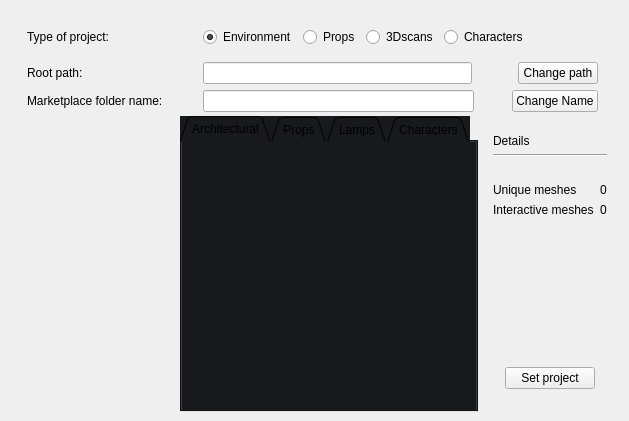
<?xml version="1.0" encoding="UTF-8"?>
<ui version="4.0">
 <class>arType</class>
 <widget class="QWidget" name="arType">
  <property name="geometry">
   <rect>
    <x>0</x>
    <y>0</y>
    <width>629</width>
    <height>421</height>
   </rect>
  </property>
  <property name="sizePolicy">
   <sizepolicy hsizetype="Preferred" vsizetype="Preferred">
    <horstretch>0</horstretch>
    <verstretch>0</verstretch>
   </sizepolicy>
  </property>
  <property name="windowTitle">
   <string>Pixels and Crafts Pipeline</string>
  </property>
  <property name="styleSheet">
   <string notr="true"/>
  </property>
  <layout class="QVBoxLayout" name="verticalLayout">
   <property name="leftMargin">
    <number>0</number>
   </property>
   <property name="topMargin">
    <number>0</number>
   </property>
   <property name="rightMargin">
    <number>4</number>
   </property>
   <property name="bottomMargin">
    <number>0</number>
   </property>
   <item>
    <widget class="QWidget" name="wgMain" native="true">
     <property name="sizePolicy">
      <sizepolicy hsizetype="Preferred" vsizetype="Expanding">
       <horstretch>0</horstretch>
       <verstretch>0</verstretch>
      </sizepolicy>
     </property>
     <property name="minimumSize">
      <size>
       <width>0</width>
       <height>0</height>
      </size>
     </property>
     <property name="maximumSize">
      <size>
       <width>16777215</width>
       <height>16777215</height>
      </size>
     </property>
     <layout class="QVBoxLayout" name="verticalLayout_8">
      <property name="spacing">
       <number>20</number>
      </property>
      <property name="leftMargin">
       <number>0</number>
      </property>
      <property name="topMargin">
       <number>0</number>
      </property>
      <property name="rightMargin">
       <number>0</number>
      </property>
      <property name="bottomMargin">
       <number>0</number>
      </property>
      <item>
       <widget class="QWidget" name="widget" native="true">
        <layout class="QVBoxLayout" name="verticalLayout_7">
         <property name="spacing">
          <number>0</number>
         </property>
         <item>
          <widget class="QWidget" name="wgtSettings" native="true">
           <property name="maximumSize">
            <size>
             <width>16777215</width>
             <height>16777215</height>
            </size>
           </property>
           <layout class="QVBoxLayout" name="verticalLayout_3">
            <property name="bottomMargin">
             <number>4</number>
            </property>
            <item>
             <widget class="QWidget" name="wgtCreateProject" native="true">
              <property name="sizePolicy">
               <sizepolicy hsizetype="Preferred" vsizetype="Fixed">
                <horstretch>0</horstretch>
                <verstretch>0</verstretch>
               </sizepolicy>
              </property>
              <layout class="QHBoxLayout" name="horizontalLayout_6">
               <item>
                <widget class="QLabel" name="label_4">
                 <property name="sizePolicy">
                  <sizepolicy hsizetype="Fixed" vsizetype="Fixed">
                   <horstretch>0</horstretch>
                   <verstretch>0</verstretch>
                  </sizepolicy>
                 </property>
                 <property name="minimumSize">
                  <size>
                   <width>170</width>
                   <height>0</height>
                  </size>
                 </property>
                 <property name="text">
                  <string>Type of project:</string>
                 </property>
                 <property name="alignment">
                  <set>Qt::AlignmentFlag::AlignLeading|Qt::AlignmentFlag::AlignLeft|Qt::AlignmentFlag::AlignVCenter</set>
                 </property>
                </widget>
               </item>
               <item>
                <widget class="QRadioButton" name="radEnvironment">
                 <property name="text">
                  <string>Environment</string>
                 </property>
                 <property name="checked">
                  <bool>true</bool>
                 </property>
                </widget>
               </item>
               <item>
                <widget class="QRadioButton" name="radProps">
                 <property name="text">
                  <string>Props</string>
                 </property>
                </widget>
               </item>
               <item>
                <widget class="QRadioButton" name="radScans">
                 <property name="text">
                  <string>3Dscans</string>
                 </property>
                </widget>
               </item>
               <item>
                <widget class="QRadioButton" name="radCharacters">
                 <property name="text">
                  <string>Characters</string>
                 </property>
                </widget>
               </item>
               <item>
                <spacer name="horizontalSpacer_8">
                 <property name="orientation">
                  <enum>Qt::Orientation::Horizontal</enum>
                 </property>
                 <property name="sizeHint" stdset="0">
                  <size>
                   <width>40</width>
                   <height>20</height>
                  </size>
                 </property>
                </spacer>
               </item>
              </layout>
             </widget>
            </item>
            <item>
             <widget class="QWidget" name="widget_9" native="true">
              <property name="sizePolicy">
               <sizepolicy hsizetype="Preferred" vsizetype="Fixed">
                <horstretch>0</horstretch>
                <verstretch>0</verstretch>
               </sizepolicy>
              </property>
              <property name="maximumSize">
               <size>
                <width>16777215</width>
                <height>30</height>
               </size>
              </property>
              <layout class="QHBoxLayout" name="horizontalLayout_3">
               <property name="leftMargin">
                <number>9</number>
               </property>
               <property name="topMargin">
                <number>0</number>
               </property>
               <property name="rightMargin">
                <number>9</number>
               </property>
               <property name="bottomMargin">
                <number>0</number>
               </property>
               <item>
                <widget class="QLabel" name="lblRootPath">
                 <property name="sizePolicy">
                  <sizepolicy hsizetype="Fixed" vsizetype="Preferred">
                   <horstretch>0</horstretch>
                   <verstretch>0</verstretch>
                  </sizepolicy>
                 </property>
                 <property name="minimumSize">
                  <size>
                   <width>170</width>
                   <height>0</height>
                  </size>
                 </property>
                 <property name="text">
                  <string>Root path:</string>
                 </property>
                </widget>
               </item>
               <item>
                <widget class="QLineEdit" name="linRootPath"/>
               </item>
               <item>
                <spacer name="horizontalSpacer_5">
                 <property name="orientation">
                  <enum>Qt::Orientation::Horizontal</enum>
                 </property>
                 <property name="sizeType">
                  <enum>QSizePolicy::Policy::Fixed</enum>
                 </property>
                 <property name="sizeHint" stdset="0">
                  <size>
                   <width>40</width>
                   <height>20</height>
                  </size>
                 </property>
                </spacer>
               </item>
               <item>
                <widget class="QPushButton" name="btnChangeRootPath">
                 <property name="text">
                  <string>Change path</string>
                 </property>
                </widget>
               </item>
              </layout>
             </widget>
            </item>
            <item>
             <widget class="QWidget" name="widget_6" native="true">
              <property name="sizePolicy">
               <sizepolicy hsizetype="Preferred" vsizetype="Fixed">
                <horstretch>0</horstretch>
                <verstretch>0</verstretch>
               </sizepolicy>
              </property>
              <property name="maximumSize">
               <size>
                <width>16777215</width>
                <height>30</height>
               </size>
              </property>
              <layout class="QHBoxLayout" name="horizontalLayout_10">
               <property name="topMargin">
                <number>0</number>
               </property>
               <property name="bottomMargin">
                <number>0</number>
               </property>
               <item>
                <widget class="QLabel" name="lblMarketplaceName">
                 <property name="sizePolicy">
                  <sizepolicy hsizetype="Fixed" vsizetype="Fixed">
                   <horstretch>0</horstretch>
                   <verstretch>0</verstretch>
                  </sizepolicy>
                 </property>
                 <property name="minimumSize">
                  <size>
                   <width>170</width>
                   <height>0</height>
                  </size>
                 </property>
                 <property name="maximumSize">
                  <size>
                   <width>170</width>
                   <height>16777215</height>
                  </size>
                 </property>
                 <property name="text">
                  <string>Marketplace folder name:</string>
                 </property>
                 <property name="alignment">
                  <set>Qt::AlignmentFlag::AlignLeading|Qt::AlignmentFlag::AlignLeft|Qt::AlignmentFlag::AlignVCenter</set>
                 </property>
                 <property name="wordWrap">
                  <bool>false</bool>
                 </property>
                </widget>
               </item>
               <item>
                <widget class="QLineEdit" name="linMarketplaceName"/>
               </item>
               <item>
                <spacer name="horizontalSpacer_9">
                 <property name="orientation">
                  <enum>Qt::Orientation::Horizontal</enum>
                 </property>
                 <property name="sizeType">
                  <enum>QSizePolicy::Policy::Fixed</enum>
                 </property>
                 <property name="sizeHint" stdset="0">
                  <size>
                   <width>32</width>
                   <height>20</height>
                  </size>
                 </property>
                </spacer>
               </item>
               <item>
                <widget class="QPushButton" name="btnChangeMarketplaceName">
                 <property name="text">
                  <string>Change Name</string>
                 </property>
                </widget>
               </item>
              </layout>
             </widget>
            </item>
           </layout>
          </widget>
         </item>
         <item>
          <widget class="QWidget" name="widget_4" native="true">
           <property name="sizePolicy">
            <sizepolicy hsizetype="Preferred" vsizetype="Preferred">
             <horstretch>0</horstretch>
             <verstretch>0</verstretch>
            </sizepolicy>
           </property>
           <property name="minimumSize">
            <size>
             <width>0</width>
             <height>0</height>
            </size>
           </property>
           <property name="maximumSize">
            <size>
             <width>16777215</width>
             <height>16777215</height>
            </size>
           </property>
           <layout class="QHBoxLayout" name="horizontalLayout">
            <property name="leftMargin">
             <number>0</number>
            </property>
            <property name="topMargin">
             <number>0</number>
            </property>
            <property name="rightMargin">
             <number>0</number>
            </property>
            <property name="bottomMargin">
             <number>0</number>
            </property>
            <item>
             <widget class="QWidget" name="wgtSpacer" native="true">
              <property name="sizePolicy">
               <sizepolicy hsizetype="Expanding" vsizetype="Expanding">
                <horstretch>0</horstretch>
                <verstretch>0</verstretch>
               </sizepolicy>
              </property>
             </widget>
            </item>
            <item>
             <widget class="QTabWidget" name="tabWidget">
              <property name="sizePolicy">
               <sizepolicy hsizetype="Expanding" vsizetype="Expanding">
                <horstretch>0</horstretch>
                <verstretch>0</verstretch>
               </sizepolicy>
              </property>
              <property name="minimumSize">
               <size>
                <width>0</width>
                <height>0</height>
               </size>
              </property>
              <property name="maximumSize">
               <size>
                <width>16777215</width>
                <height>16777215</height>
               </size>
              </property>
              <property name="sizeIncrement">
               <size>
                <width>0</width>
                <height>0</height>
               </size>
              </property>
              <property name="baseSize">
               <size>
                <width>0</width>
                <height>0</height>
               </size>
              </property>
              <property name="focusPolicy">
               <enum>Qt::FocusPolicy::TabFocus</enum>
              </property>
              <property name="styleSheet">
               <string notr="true">/* 
my_white     = rgb(240, 240, 240);
my_black     = rgb(24, 25, 28);
dark_green  = rgb(31, 49, 0);
light_green  = rgb(71, 89, 30);
 */

QWidget {
background-color: rgb(24, 25, 28);  /* widgets background color */
}
</string>
              </property>
              <property name="tabPosition">
               <enum>QTabWidget::TabPosition::North</enum>
              </property>
              <property name="tabShape">
               <enum>QTabWidget::TabShape::Triangular</enum>
              </property>
              <property name="currentIndex">
               <number>0</number>
              </property>
              <property name="elideMode">
               <enum>Qt::TextElideMode::ElideNone</enum>
              </property>
              <widget class="QWidget" name="tabArchitectural">
               <property name="enabled">
                <bool>true</bool>
               </property>
               <property name="sizePolicy">
                <sizepolicy hsizetype="Preferred" vsizetype="Preferred">
                 <horstretch>0</horstretch>
                 <verstretch>0</verstretch>
                </sizepolicy>
               </property>
               <property name="minimumSize">
                <size>
                 <width>200</width>
                 <height>0</height>
                </size>
               </property>
               <attribute name="title">
                <string>Architectural</string>
               </attribute>
               <layout class="QVBoxLayout" name="verticalLayout_2">
                <property name="leftMargin">
                 <number>0</number>
                </property>
                <property name="topMargin">
                 <number>0</number>
                </property>
                <property name="rightMargin">
                 <number>0</number>
                </property>
                <property name="bottomMargin">
                 <number>0</number>
                </property>
                <item>
                 <widget class="QStackedWidget" name="stkTabArch">
                  <property name="sizePolicy">
                   <sizepolicy hsizetype="Preferred" vsizetype="Preferred">
                    <horstretch>0</horstretch>
                    <verstretch>0</verstretch>
                   </sizepolicy>
                  </property>
                  <property name="currentIndex">
                   <number>0</number>
                  </property>
                  <widget class="QWidget" name="page">
                   <layout class="QGridLayout" name="gridLayout_3">
                    <property name="leftMargin">
                     <number>0</number>
                    </property>
                    <property name="topMargin">
                     <number>0</number>
                    </property>
                    <property name="rightMargin">
                     <number>0</number>
                    </property>
                    <property name="bottomMargin">
                     <number>0</number>
                    </property>
                    <item row="0" column="0">
                     <layout class="QVBoxLayout" name="layTabArch"/>
                    </item>
                   </layout>
                  </widget>
                  <widget class="QWidget" name="page_2">
                   <property name="sizePolicy">
                    <sizepolicy hsizetype="Preferred" vsizetype="Preferred">
                     <horstretch>0</horstretch>
                     <verstretch>0</verstretch>
                    </sizepolicy>
                   </property>
                   <layout class="QGridLayout" name="gridLayout_4">
                    <item row="0" column="1">
                     <layout class="QVBoxLayout" name="layTabArchProjects">
                      <property name="leftMargin">
                       <number>0</number>
                      </property>
                      <property name="topMargin">
                       <number>0</number>
                      </property>
                      <item>
                       <widget class="QScrollArea" name="scrollArea">
                        <property name="widgetResizable">
                         <bool>true</bool>
                        </property>
                        <widget class="QWidget" name="scrollAreaWidgetContents_2">
                         <property name="geometry">
                          <rect>
                           <x>0</x>
                           <y>0</y>
                           <width>72</width>
                           <height>72</height>
                          </rect>
                         </property>
                         <layout class="QGridLayout" name="gridLayout_10">
                          <item row="0" column="0">
                           <widget class="QListWidget" name="listEnvironmentProjects">
                            <property name="frameShape">
                             <enum>QFrame::Shape::NoFrame</enum>
                            </property>
                            <property name="frameShadow">
                             <enum>QFrame::Shadow::Plain</enum>
                            </property>
                           </widget>
                          </item>
                         </layout>
                        </widget>
                       </widget>
                      </item>
                     </layout>
                    </item>
                   </layout>
                  </widget>
                 </widget>
                </item>
               </layout>
              </widget>
              <widget class="QWidget" name="tabProps">
               <attribute name="title">
                <string>Props</string>
               </attribute>
               <layout class="QVBoxLayout" name="verticalLayout_4">
                <property name="leftMargin">
                 <number>0</number>
                </property>
                <property name="topMargin">
                 <number>0</number>
                </property>
                <property name="rightMargin">
                 <number>0</number>
                </property>
                <property name="bottomMargin">
                 <number>0</number>
                </property>
                <item>
                 <widget class="QStackedWidget" name="stkTabProps">
                  <property name="currentIndex">
                   <number>0</number>
                  </property>
                  <widget class="QWidget" name="page_3">
                   <layout class="QGridLayout" name="gridLayout_5">
                    <property name="leftMargin">
                     <number>0</number>
                    </property>
                    <property name="topMargin">
                     <number>0</number>
                    </property>
                    <property name="rightMargin">
                     <number>0</number>
                    </property>
                    <property name="bottomMargin">
                     <number>0</number>
                    </property>
                    <item row="0" column="0">
                     <layout class="QVBoxLayout" name="layTabProps"/>
                    </item>
                   </layout>
                  </widget>
                  <widget class="QWidget" name="page_4">
                   <layout class="QGridLayout" name="gridLayout_7">
                    <item row="0" column="0">
                     <layout class="QVBoxLayout" name="layTabPropsProjects">
                      <item>
                       <widget class="QScrollArea" name="scrollArea_2">
                        <property name="widgetResizable">
                         <bool>true</bool>
                        </property>
                        <widget class="QWidget" name="scrollAreaWidgetContents_5">
                         <property name="geometry">
                          <rect>
                           <x>0</x>
                           <y>0</y>
                           <width>72</width>
                           <height>72</height>
                          </rect>
                         </property>
                         <layout class="QGridLayout" name="gridLayout_11">
                          <item row="0" column="0">
                           <widget class="QListWidget" name="listPropsProjects">
                            <property name="frameShape">
                             <enum>QFrame::Shape::NoFrame</enum>
                            </property>
                            <property name="frameShadow">
                             <enum>QFrame::Shadow::Plain</enum>
                            </property>
                           </widget>
                          </item>
                         </layout>
                        </widget>
                       </widget>
                      </item>
                     </layout>
                    </item>
                   </layout>
                  </widget>
                 </widget>
                </item>
               </layout>
              </widget>
              <widget class="QWidget" name="tabLamps">
               <attribute name="title">
                <string>Lamps</string>
               </attribute>
               <layout class="QVBoxLayout" name="verticalLayout_5">
                <property name="leftMargin">
                 <number>0</number>
                </property>
                <property name="topMargin">
                 <number>0</number>
                </property>
                <property name="rightMargin">
                 <number>0</number>
                </property>
                <property name="bottomMargin">
                 <number>0</number>
                </property>
                <item>
                 <widget class="QStackedWidget" name="stkTab3Dscans">
                  <property name="currentIndex">
                   <number>0</number>
                  </property>
                  <widget class="QWidget" name="page_5">
                   <layout class="QGridLayout" name="gridLayout_8">
                    <property name="leftMargin">
                     <number>0</number>
                    </property>
                    <property name="topMargin">
                     <number>0</number>
                    </property>
                    <property name="rightMargin">
                     <number>0</number>
                    </property>
                    <property name="bottomMargin">
                     <number>0</number>
                    </property>
                    <item row="0" column="0">
                     <layout class="QVBoxLayout" name="layTabLamps"/>
                    </item>
                   </layout>
                  </widget>
                  <widget class="QWidget" name="page_6">
                   <layout class="QGridLayout" name="gridLayout_9">
                    <item row="0" column="0">
                     <layout class="QVBoxLayout" name="layTabLampsProjects">
                      <item>
                       <widget class="QScrollArea" name="scrollArea_3">
                        <property name="widgetResizable">
                         <bool>true</bool>
                        </property>
                        <widget class="QWidget" name="scrollAreaWidgetContents_6">
                         <property name="geometry">
                          <rect>
                           <x>0</x>
                           <y>0</y>
                           <width>72</width>
                           <height>72</height>
                          </rect>
                         </property>
                         <layout class="QGridLayout" name="gridLayout_12">
                          <item row="0" column="0">
                           <widget class="QListWidget" name="list3DscansProjects">
                            <property name="frameShape">
                             <enum>QFrame::Shape::NoFrame</enum>
                            </property>
                            <property name="frameShadow">
                             <enum>QFrame::Shadow::Plain</enum>
                            </property>
                           </widget>
                          </item>
                         </layout>
                        </widget>
                       </widget>
                      </item>
                     </layout>
                    </item>
                   </layout>
                  </widget>
                 </widget>
                </item>
               </layout>
              </widget>
              <widget class="QWidget" name="tabCharacters">
               <attribute name="title">
                <string>Characters</string>
               </attribute>
               <layout class="QVBoxLayout" name="verticalLayout_6">
                <property name="leftMargin">
                 <number>0</number>
                </property>
                <property name="topMargin">
                 <number>0</number>
                </property>
                <property name="rightMargin">
                 <number>0</number>
                </property>
                <property name="bottomMargin">
                 <number>0</number>
                </property>
                <item>
                 <widget class="QStackedWidget" name="stkTabCharacters">
                  <property name="currentIndex">
                   <number>0</number>
                  </property>
                  <widget class="QWidget" name="page_7">
                   <layout class="QGridLayout" name="gridLayout_13">
                    <item row="0" column="0">
                     <layout class="QVBoxLayout" name="layTabChar"/>
                    </item>
                   </layout>
                  </widget>
                  <widget class="QWidget" name="page_8">
                   <layout class="QGridLayout" name="gridLayout_14">
                    <item row="0" column="0">
                     <layout class="QVBoxLayout" name="layTabCharProjects">
                      <item>
                       <widget class="QScrollArea" name="scrollArea_4">
                        <property name="widgetResizable">
                         <bool>true</bool>
                        </property>
                        <widget class="QWidget" name="scrollAreaWidgetContents">
                         <property name="geometry">
                          <rect>
                           <x>0</x>
                           <y>0</y>
                           <width>72</width>
                           <height>72</height>
                          </rect>
                         </property>
                         <layout class="QGridLayout" name="gridLayout_15">
                          <property name="leftMargin">
                           <number>0</number>
                          </property>
                          <property name="topMargin">
                           <number>0</number>
                          </property>
                          <property name="rightMargin">
                           <number>0</number>
                          </property>
                          <property name="bottomMargin">
                           <number>0</number>
                          </property>
                          <item row="0" column="0">
                           <widget class="QWidget" name="widget_2" native="true">
                            <layout class="QGridLayout" name="gridLayout_16">
                             <item row="0" column="0">
                              <widget class="QListWidget" name="listCharactersProjects">
                               <property name="frameShape">
                                <enum>QFrame::Shape::NoFrame</enum>
                               </property>
                               <property name="frameShadow">
                                <enum>QFrame::Shadow::Plain</enum>
                               </property>
                              </widget>
                             </item>
                            </layout>
                           </widget>
                          </item>
                         </layout>
                        </widget>
                       </widget>
                      </item>
                     </layout>
                    </item>
                   </layout>
                  </widget>
                 </widget>
                </item>
               </layout>
              </widget>
             </widget>
            </item>
            <item>
             <widget class="QWidget" name="widget_3" native="true">
              <property name="sizePolicy">
               <sizepolicy hsizetype="Fixed" vsizetype="Preferred">
                <horstretch>0</horstretch>
                <verstretch>0</verstretch>
               </sizepolicy>
              </property>
              <property name="maximumSize">
               <size>
                <width>150</width>
                <height>16777215</height>
               </size>
              </property>
              <layout class="QGridLayout" name="gridLayout_20">
               <item row="0" column="0">
                <layout class="QVBoxLayout" name="layDetails_2" stretch="0,0,0">
                 <property name="sizeConstraint">
                  <enum>QLayout::SizeConstraint::SetDefaultConstraint</enum>
                 </property>
                 <property name="leftMargin">
                  <number>0</number>
                 </property>
                 <property name="rightMargin">
                  <number>0</number>
                 </property>
                 <item>
                  <widget class="QWidget" name="layDetails" native="true">
                   <property name="minimumSize">
                    <size>
                     <width>0</width>
                     <height>0</height>
                    </size>
                   </property>
                   <layout class="QVBoxLayout" name="verticalLayout_9">
                    <property name="leftMargin">
                     <number>0</number>
                    </property>
                    <property name="rightMargin">
                     <number>0</number>
                    </property>
                    <item>
                     <widget class="QLabel" name="label_5">
                      <property name="sizePolicy">
                       <sizepolicy hsizetype="Fixed" vsizetype="Fixed">
                        <horstretch>0</horstretch>
                        <verstretch>1</verstretch>
                       </sizepolicy>
                      </property>
                      <property name="maximumSize">
                       <size>
                        <width>600</width>
                        <height>30</height>
                       </size>
                      </property>
                      <property name="text">
                       <string>Details</string>
                      </property>
                     </widget>
                    </item>
                    <item>
                     <widget class="Line" name="line_3">
                      <property name="styleSheet">
                       <string notr="true"/>
                      </property>
                      <property name="orientation">
                       <enum>Qt::Orientation::Horizontal</enum>
                      </property>
                     </widget>
                    </item>
                    <item>
                     <layout class="QGridLayout" name="_2">
                      <item row="3" column="1">
                       <widget class="QLabel" name="lblInteractiveMeshesNumber">
                        <property name="text">
                         <string>0</string>
                        </property>
                        <property name="margin">
                         <number>5</number>
                        </property>
                       </widget>
                      </item>
                      <item row="1" column="0">
                       <widget class="QLabel" name="lblProjectType_2">
                        <property name="text">
                         <string/>
                        </property>
                       </widget>
                      </item>
                      <item row="2" column="1">
                       <widget class="QLabel" name="lblUniqueMeshesNumber">
                        <property name="text">
                         <string>0</string>
                        </property>
                        <property name="margin">
                         <number>5</number>
                        </property>
                       </widget>
                      </item>
                      <item row="3" column="0">
                       <widget class="QLabel" name="lblInteractiveMeshes">
                        <property name="text">
                         <string>Interactive meshes</string>
                        </property>
                       </widget>
                      </item>
                      <item row="2" column="0">
                       <widget class="QLabel" name="lblUniqueMeshes">
                        <property name="text">
                         <string>Unique meshes</string>
                        </property>
                       </widget>
                      </item>
                     </layout>
                    </item>
                   </layout>
                  </widget>
                 </item>
                 <item>
                  <spacer name="verticalSpacer_5">
                   <property name="orientation">
                    <enum>Qt::Orientation::Vertical</enum>
                   </property>
                   <property name="sizeHint" stdset="0">
                    <size>
                     <width>20</width>
                     <height>40</height>
                    </size>
                   </property>
                  </spacer>
                 </item>
                 <item>
                  <widget class="QWidget" name="widget_10" native="true">
                   <property name="sizePolicy">
                    <sizepolicy hsizetype="Fixed" vsizetype="Fixed">
                     <horstretch>0</horstretch>
                     <verstretch>0</verstretch>
                    </sizepolicy>
                   </property>
                   <property name="minimumSize">
                    <size>
                     <width>0</width>
                     <height>50</height>
                    </size>
                   </property>
                   <property name="maximumSize">
                    <size>
                     <width>300</width>
                     <height>300</height>
                    </size>
                   </property>
                   <property name="sizeIncrement">
                    <size>
                     <width>0</width>
                     <height>0</height>
                    </size>
                   </property>
                   <property name="baseSize">
                    <size>
                     <width>0</width>
                     <height>0</height>
                    </size>
                   </property>
                   <layout class="QGridLayout" name="gridLayout_21">
                    <property name="leftMargin">
                     <number>0</number>
                    </property>
                    <property name="topMargin">
                     <number>0</number>
                    </property>
                    <property name="rightMargin">
                     <number>0</number>
                    </property>
                    <property name="bottomMargin">
                     <number>0</number>
                    </property>
                    <property name="spacing">
                     <number>0</number>
                    </property>
                    <item row="0" column="0">
                     <widget class="QPushButton" name="btnSetProject">
                      <property name="sizePolicy">
                       <sizepolicy hsizetype="Fixed" vsizetype="Fixed">
                        <horstretch>0</horstretch>
                        <verstretch>0</verstretch>
                       </sizepolicy>
                      </property>
                      <property name="minimumSize">
                       <size>
                        <width>90</width>
                        <height>0</height>
                       </size>
                      </property>
                      <property name="maximumSize">
                       <size>
                        <width>90</width>
                        <height>16777215</height>
                       </size>
                      </property>
                      <property name="text">
                       <string>Set project</string>
                      </property>
                     </widget>
                    </item>
                   </layout>
                  </widget>
                 </item>
                </layout>
               </item>
              </layout>
             </widget>
            </item>
           </layout>
          </widget>
         </item>
        </layout>
       </widget>
      </item>
     </layout>
    </widget>
   </item>
  </layout>
 </widget>
 <resources>
  <include location="../../img/app_imgs.qrc"/>
 </resources>
 <connections/>
</ui>
